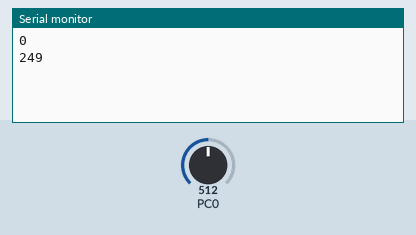
This program was run on a simulated ATmega328P, built with avr-gcc and emulated at 16 MHz. Parts: the last lines printed to the serial monitor. The test bench sets the inputs (shaded band); at power-on: PC0 = 512.

Above: at 1.8 s.
1.9 s: PC0 set to 716
At 2.8 s:
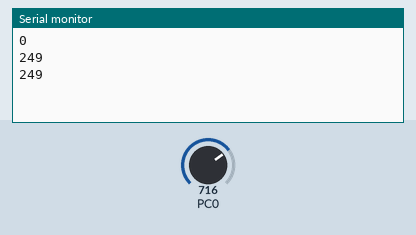
3.4 s: PC0 set to 900
At 4.5 s:
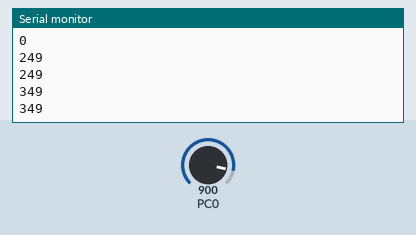
Timing chart, 0 to 6.4 s (numbered marks = the images above; inputs shaded):
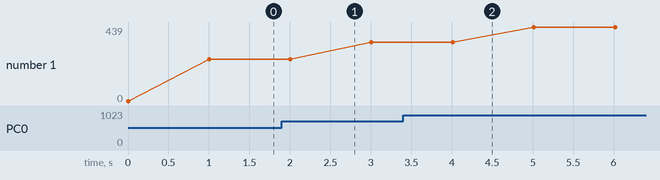

The program:

main.c
```c
#define F_CPU 16000000

#include <avr/io.h>
#include <stdlib.h>
#include <util/delay.h>
#include "uart.h"

void ADC_Init(){
	ADMUX |= (1<<REFS0);  //
	ADCSRA |= (1<<ADPS0)|(1<<ADPS1)|(1<<ADPS2)|(1<<ADEN);
}

uint16_t ADC_Read(){
	ADCSRA |=(1<<ADSC);
	return ADC;
}

int main(void)
{
	UART_Init();
	ADC_Init();

	while (1)
	{
		uint16_t read_value = ADC_Read()*0.4882;
		char val[4];
		itoa(read_value, val, 10);
		UART_TxString(val);
		UART_TxString("\r\n");
		_delay_ms(1000);
	}
}
```

uart.c
```c
/*
 * uart.c
 *
 * Created: 28-03-2020 09:20:30
 *  Author: Chaitali
 */

#include <avr/io.h>
#include "uart.h"


void UART_Init(){
	UBRR0L = 103;
	UCSR0B = (1<<TXEN0)|(1<<RXEN0);
	UCSR0C = (1<<UCSZ00)|(1<<UCSZ01);
}

void UART_TxChar(char data){
	while(!(UCSR0A & (1<<UDRE0)));
	UDR0 = data;
}

char UART_RxChar(){
	while(!(UCSR0A & (1<<RXC0)));
	return UDR0;
}

void UART_TxString(char text[]){
	int i=0;

	while(i<255){
		if (text[i] == '\0') break;
		UART_TxChar(text[i]);
		i++;
	}
}
```

uart.h
```c
/*
 * uart.h
 *
 * Created: 28-03-2020 09:20:51
 *  Author: Chaitali
 */


#ifndef UART_H_
#define UART_H_

void UART_Init();
char UART_RxChar();
void UART_TxChar(char data);
void UART_TxString(char text[]);

#endif /* UART_H_ */
```

Measured:
- plotted number 1: 249 → 349 after the input at 1.9 s, 349 → 439 after the input at 3.4 s
